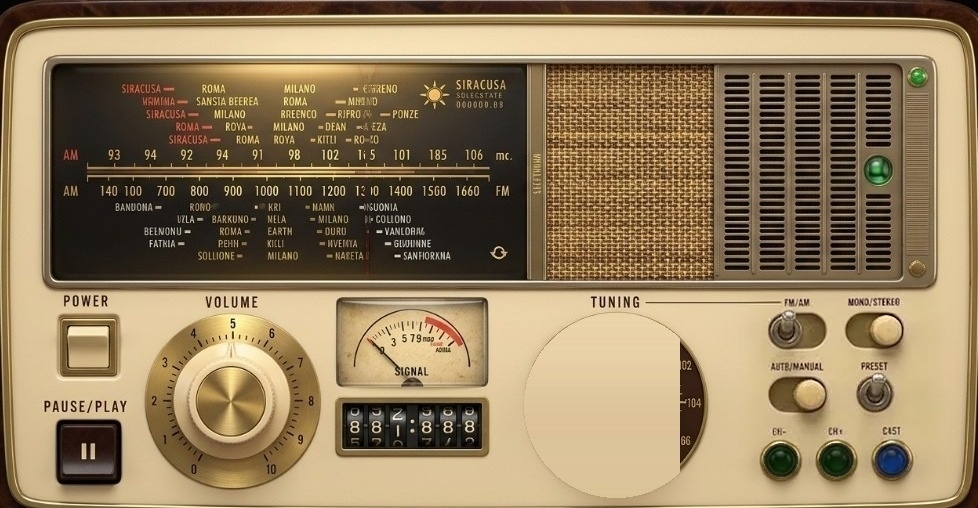
#> input picture public/img/skins/vintage-50-face.pre-signal.jpg, 978 x 508 px
$ python make-v50-signal-face.py
#> lines starting #> are read from the running program, lines starting #| are printed output that depends on the picture; after the words box and inside, x2 and y2 are one past the last pixel; in counts of white or black regions, pixels touching at a corner belong together
#!/usr/bin/env python3
"""Remove the fixed SIGNAL needle from vintage-50-face.jpg (from the pre-signal backup).

Clones parchment grain over the needle corridor, keeps arc/ticks/SIGNAL, redraws the "0"
the old needle ran through.
"""
from __future__ import annotations

from pathlib import Path

import cv2
import numpy as np

ROOT = Path(__file__).resolve().parents[1]
SKINS = ROOT / "public" / "img" / "skins"
FACE = SKINS / "vintage-50-face.jpg"
BACKUP = SKINS / "vintage-50-face.pre-signal.jpg"

X0_FRAC, Y0_FRAC = 0.332, 0.575
MW, MH = 155, 99
PIVOT = np.array([87.7, 89.5])
DIR = np.array([-0.717, -0.697])  # pivot -> tip (photo needle at rest)
ARC_C = np.array([87.4, 75.7])
ARC_R = 58.8
Y_STOP = 75.5  # below this the needle hides in SIGNAL letters: untouched
ZERO_C = (58.0, 57.8)
ZERO_AX = (2.5, 3.4)


def main() -> None:
    if not BACKUP.exists():
        BACKUP.write_bytes(FACE.read_bytes())
    bak = cv2.imread(str(BACKUP))
#> bak is the input picture: shape (508, 978, 3); mean B, G, R 93.5, 125.8, 146.9
    h, w = bak.shape[:2]
#> h = 508; w = 978
    x0, y0 = int(X0_FRAC * w), int(Y0_FRAC * h)
#> x0 = 324; y0 = 292
    m = bak[y0 : y0 + MH, x0 : x0 + MW].copy()
    mf = m.astype(np.float32)
    g = cv2.cvtColor(m, cv2.COLOR_BGR2GRAY).astype(np.float32)

    yy, xx = np.mgrid[:MH, :MW].astype(np.float32)
    rel_x, rel_y = xx - PIVOT[0], yy - PIVOT[1]
    t = rel_x * DIR[0] + rel_y * DIR[1]
    perp = rel_x * DIR[1] - rel_y * DIR[0]  # signed distance from needle axis
    tip_t = 68.0
    near_tip = np.clip((t - (tip_t - 14)) / 6, 0, 1)
    half = 2.7 + 1.4 * near_tip
    d = np.abs(perp)
    arc_d = np.abs(np.hypot(xx - ARC_C[0], yy - ARC_C[1]) - ARC_R)

    zone = (t > 0) & (t < tip_t + 3) & (yy < Y_STOP)
    weight = np.clip((half + 1.5 - d) / 1.5, 0, 1) * zone
    weight[arc_d < 1.6] = 0
    # ticks near the tip are separate ink outside the core
    ink = g < 140
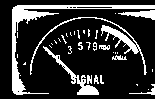
#> ink: shape (99, 155) bool; 19.2% white; 37 white regions (25 under 20 px), largest, box (x1, y1, x2, y2) and area: (12, 5, 155, 95) 1327, (30, 17, 147, 75) 610, (43, 46, 99, 95) 406
    weight[ink & (d > half)] = 0
    zero_d = ((xx - ZERO_C[0]) / (ZERO_AX[0] + 1.6)) ** 2 + ((yy - ZERO_C[1]) / (ZERO_AX[1] + 1.6)) ** 2
    weight[zero_d <= 1.0] = 1.0

    # clone grain from parallel strips on both sides of the needle
    out = mf.copy()
    ys, xs = np.where(weight > 0)
    nx, ny = DIR[1], -DIR[0]
    def ok(sx: int, sy: int) -> bool:
        return 0 <= sx < MW and 0 <= sy < MH and weight[sy, sx] == 0 and g[sy, sx] > 125

    for y, x in zip(ys, xs):
        pair = None
        for off in (5.0, 6.0, 7.0, 8.5, 10.0):
            ax, ay = int(round(x + nx * off)), int(round(y + ny * off))
            bx, by = int(round(x - nx * off)), int(round(y - ny * off))
            if ok(ax, ay) and ok(bx, by):
                pair = (mf[ay, ax] + mf[by, bx]) / 2
                break
        if pair is None:
            for off in (5.0, 6.0, 7.0, 8.5, 10.0, -5.0, -6.0, -7.0, -8.5, -10.0):
                sx, sy = int(round(x + nx * off)), int(round(y + ny * off))
                if ok(sx, sy):
                    pair = mf[sy, sx]
                    break
        if pair is None:
            continue
        fill = pair
        wv = weight[y, x]
        out[y, x] = mf[y, x] * (1 - wv) + fill * wv
#> this loop made 442 passes
#> fill on passes 1 to 3: [133, 180, 207], [148.5, 191.5, 217.5], [138.5, 185, 215.5]
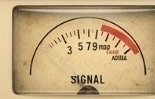
#> out: shape (99, 155, 3) float32; mean B, G, R 126, 168.7, 195.9

    # match low-frequency tone of the surrounding paper
    def lowpass(img: np.ndarray, msk: np.ndarray) -> np.ndarray:
        k = (0, 0)
        num = cv2.GaussianBlur(img * msk[..., None], k, 3.0)
        den = cv2.GaussianBlur(msk, k, 3.0)[..., None]
        return num / np.maximum(den, 1e-3)

    paper = ((weight == 0) & (g > 125)).astype(np.float32)
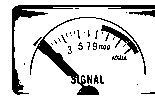
#> paper: shape (99, 155) float32; values 0 (black) and 1 (white), 82.9% white; 35 black regions (26 under 20 px), largest, box (x1, y1, x2, y2) and area: (30, 17, 146, 95) 1204, (12, 5, 155, 95) 987, (129, 10, 155, 17) 90
    filled = (weight > 0).astype(np.float32)
    tone = lowpass(mf, paper) - lowpass(out, filled)
#> in lowpass, `den = cv2.GaussianBlur(msk, k, 3.0)[..., None]`:
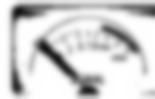
#> den: shape (99, 155, 1) float32; min 0.0774, max 1, mean 0.828
#> in lowpass, `return num / np.maximum(den, 1e-3)`:
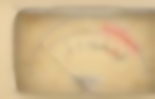
#> returned value: shape (99, 155, 3) float32; mean of channels 0, 1, 2 137.3, 180.8, 207.6; drawn as B, G, R
#> in lowpass (call 2), `den = cv2.GaussianBlur(msk, k, 3.0)[..., None]`: msk: shape (99, 155) float32; values 0 (black) and 1 (white), 2.9% white; 2 white regions, box (x1, y1, x2, y2) and area: (38, 40, 78, 76) 421, (33, 37, 42, 46) 21
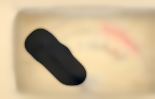
#> tone: shape (99, 155, 3) float32; mean B, G, R 119.2, 156.6, 180; drawn with min black and max white
    out = out + tone * weight[..., None]

    # soften clone seams inside the corridor only
    sm = cv2.GaussianBlur(out, (3, 3), 0.6)
    core = (weight > 0.5)[..., None]
    out = np.where(core, out * 0.6 + sm * 0.4, out)
#> core: shape (99, 155, 1) bool; 2.5% white; 2 white regions (1 under 20 px), largest, box (x1, y1, x2, y2) and area: (38, 40, 77, 76) 363

    # redraw the "0" (supersampled ring, darken-only)
    ss = 8
    ring = np.zeros((MH * ss, MW * ss), np.uint8)
    cv2.ellipse(
        ring,
        (int(ZERO_C[0] * ss + ss / 2), int(ZERO_C[1] * ss + ss / 2)),
        (int(ZERO_AX[0] * ss), int(ZERO_AX[1] * ss)),
        0, 0, 360, 255, thickness=int(1.3 * ss), lineType=cv2.LINE_AA,
    )
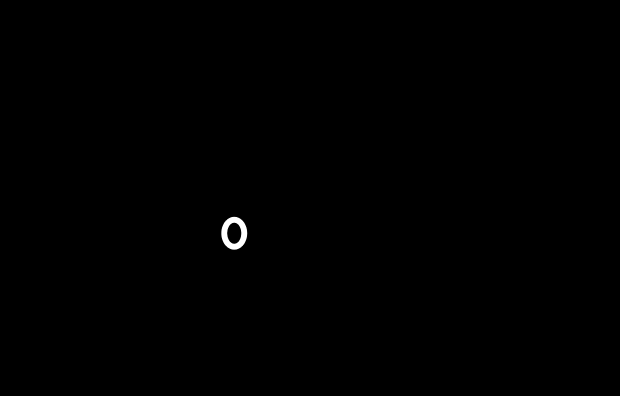
#> ring: shape (792, 1240) (shown at 1/2 size); min 0, max 255, mean 0.5
    ring_a = cv2.resize(ring, (MW, MH), interpolation=cv2.INTER_AREA).astype(np.float32) / 255
    ink_col = np.array([38, 52, 66], np.float32)  # BGR of the printed digits
    a = (ring_a * 0.92)[..., None]
    out = np.minimum(out, out * (1 - a) + ink_col * a)

    final = np.clip(out, 0, 255).astype(np.uint8)
    face = bak.copy()
    face[y0 : y0 + MH, x0 : x0 + MW] = final
#> face: shape (508, 978, 3); 0.09% of pixels changed, all inside (x1, y1, x2, y2) = (357, 329, 402, 368)
    cv2.imwrite(str(FACE), face, [int(cv2.IMWRITE_JPEG_QUALITY), 98])
    print("patched", FACE.name, "px", int((weight > 0).sum()))


if __name__ == "__main__":
    main()

$ run again, with public/img/skins/_crown_lb.jpg copied over public/img/skins/vintage-50-face.pre-signal.jpg
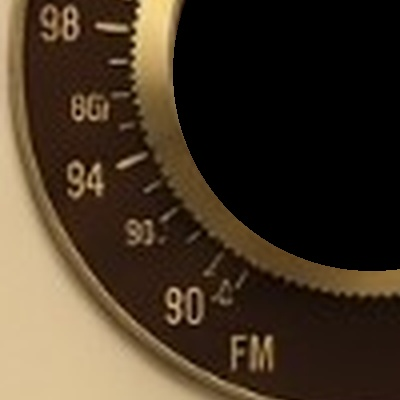
#> input picture public/img/skins/_crown_lb.jpg, 400 x 400 px
#> in main, bak is the input picture: shape (400, 400, 3); mean B, G, R 37.4, 54, 68.3
#> ink: shape (99, 155) bool; 98.6% white; black in thin lines or dots, all inside (x1, y1, x2, y2) = (0, 3, 66, 98)
#> after the loop in main, `for y, x in zip(ys, xs):`:
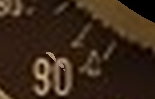
#> out: shape (99, 155, 3) float32; mean B, G, R 24.1, 39.4, 57.6
#> paper: shape (99, 155) float32; values 0 (black) and 1 (white), 2.1% white; 9 white regions (6 under 20 px), largest, box (x1, y1, x2, y2) and area: (36, 59, 49, 95) 215, (56, 86, 68, 95) 43, (0, 91, 8, 99) 28
#> msk: shape (99, 155) float32; values 0 (black) and 1 (white), 2.1% white; 2 white regions (1 under 20 px), largest, box (x1, y1, x2, y2) and area: (39, 41, 77, 76) 306
#> core: shape (99, 155, 1) bool; 2.1% white; 2 white regions (1 under 20 px), largest, box (x1, y1, x2, y2) and area: (39, 41, 77, 76) 303
#> in main, `face[y0 : y0 + MH, x0 : x0 + MW] = final`:
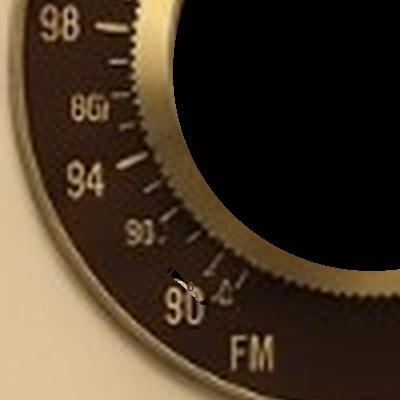
#> face: shape (400, 400, 3); 0.2% of pixels changed, all inside (x1, y1, x2, y2) = (166, 267, 209, 305)
